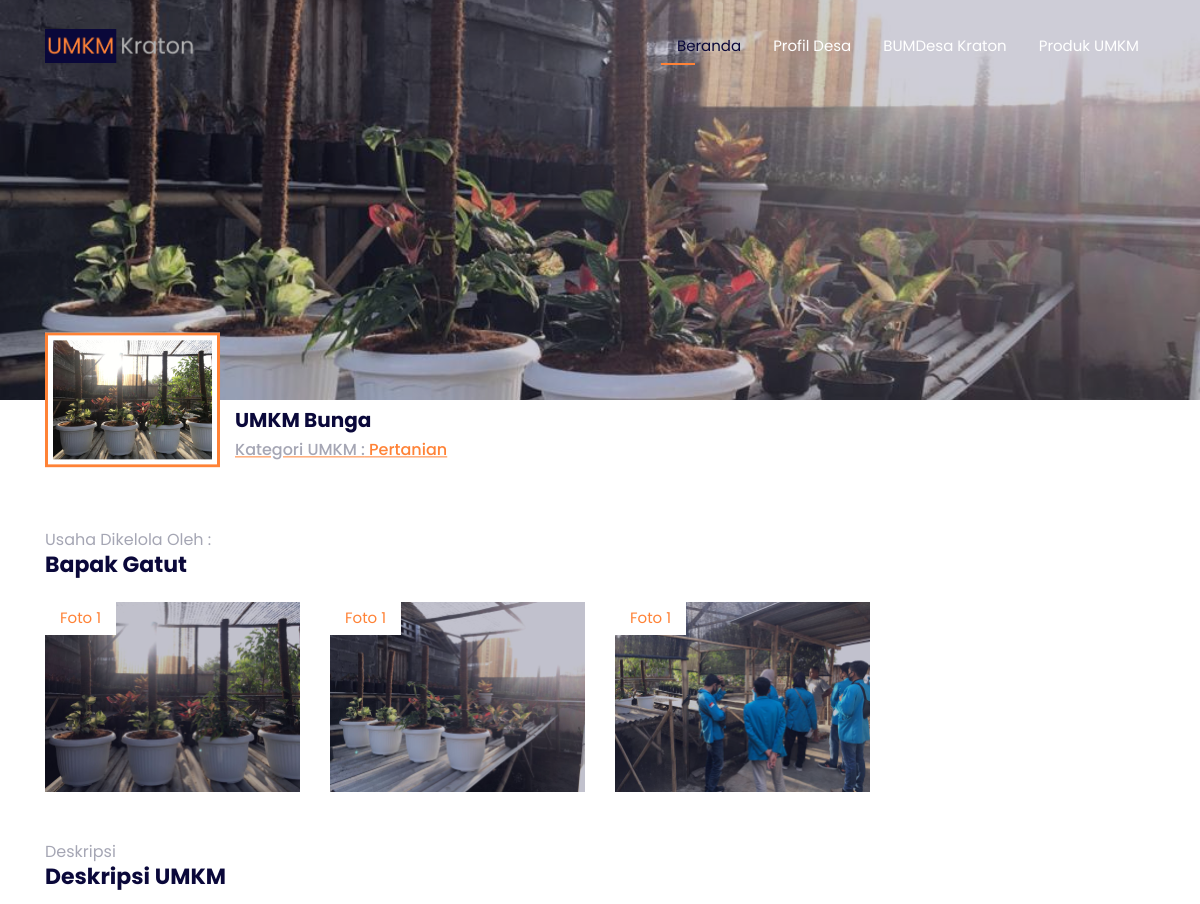
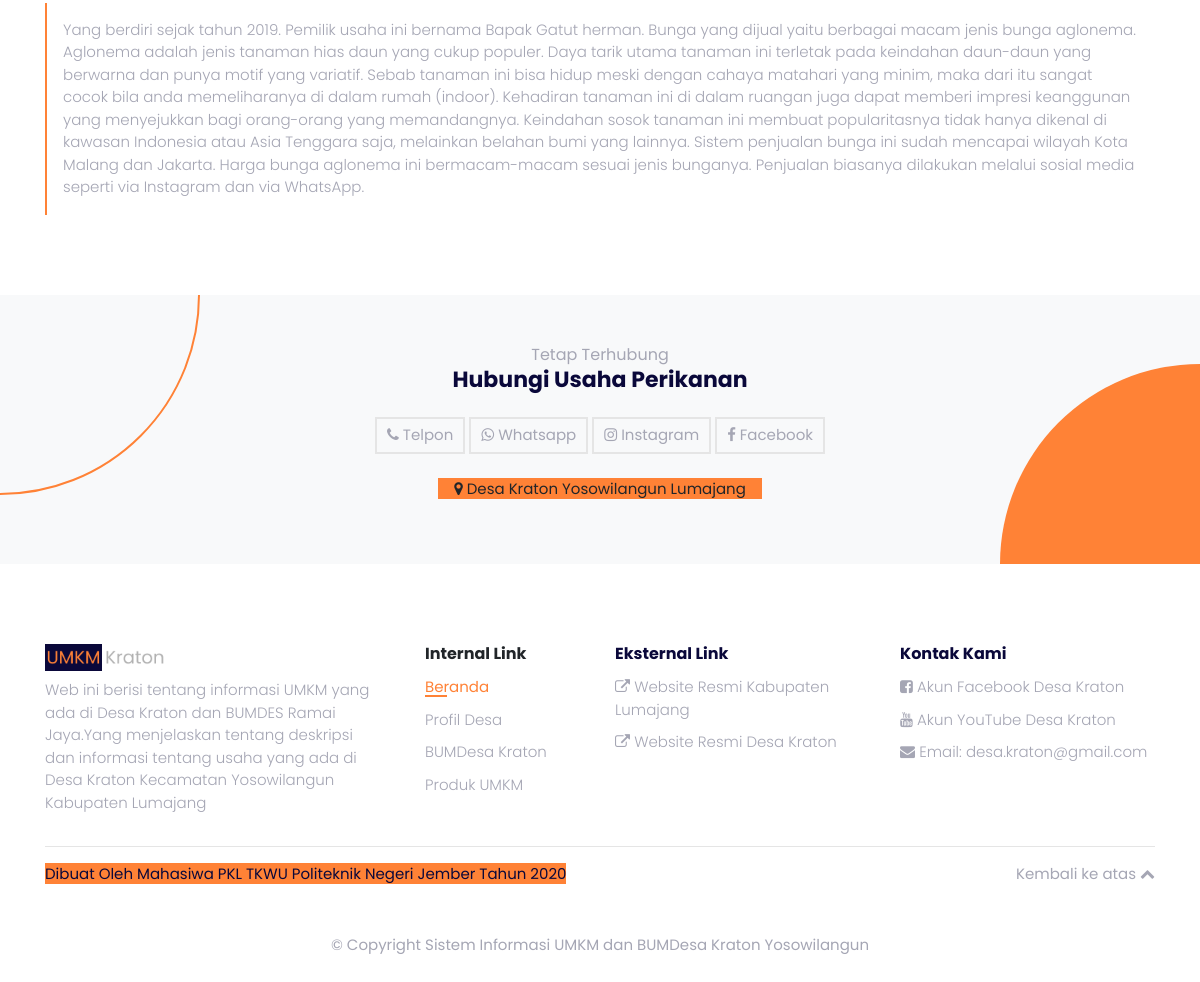
The page /umkm/3/umkm-bunga on the database its author committed (2 pictures, top to bottom).
### tables this page shows
CREATE TABLE `umkm` (
  `id_umkm` int(11) NOT NULL,
  `nama_umkm` varchar(35) NOT NULL,
  `id_kategori` int(5) NOT NULL,
  `deskripsi` text NOT NULL,
  `profil` varchar(128) NOT NULL,
  `sampul` varchar(128) NOT NULL,
  `images` varchar(128) NOT NULL,
  `nama_pemilik` varchar(25) NOT NULL,
  `no_hp` varchar(14) NOT NULL,
  `whatsapp` varchar(14) NOT NULL,
  `fb` varchar(35) NOT NULL,
  `instagram` varchar(20) NOT NULL
);

CREATE TABLE `kategori` (
  `id_kategori` int(11) NOT NULL,
  `nama_kategori` varchar(20) NOT NULL
);

### application/libraries/Template.php (called while the page is built, shortened)
<?php if ( ! defined('BASEPATH')) exit('No direct script access allowed');
class Template {
		var $template_data = array();
		function set($name, $value)
		{
			$this->template_data[$name] = $value;
		}
		function front($view = '' , $view_data = array(), $return = FALSE)
		{
			$this->CI =& get_instance();
			$this->set('contents', $this->CI->load->view($view, $view_data, TRUE));
			return $this->CI->load->view("frontend/common/template", $this->template_data, $return);
		}
}

### application/controllers/Home.php (called while the page is built, shortened)
<?php
class Home extends CI_Controller {
    public function detail_umkm($id)
    {
        $data['umkm'] = $this->common->getData('u.*,k.nama_kategori','umkm u',['kategori k','u.id_kategori = k.id_kategori'],['id_umkm' => $id],'','')[0];
        $this->template->front('frontend/pages/detail', $data);
    }
}

### index.php (called while the page is built, shortened)
<?php
require_once BASEPATH.'core/CodeIgniter.php';

### application/models/Common.php (called while the page is built, shortened)
<?php
class Common extends CI_Model {
    public function getData($select,$tb,$join,$filter,$order,$group_by="")
    {
        $sql = $this->db->select($select);
        if($join!="") {
            for($i=0;$i<count($join);$i++){
                if($i%2!=0){
                    $sql = $this->db->join($join[$i-1],$join[$i]);
                }
            }
        }
        if($filter!=""){
            $sql = $this->db->where($filter);
        }
        if(is_array($tb)){
            $sql = $this->db->get($tb[0],$tb[1],$tb[2]);
        }
        else{
            $sql = $this->db->get($tb);
        }
        return $sql->result_array();
    }
}

### application/views/frontend/pages/detail.php (the view, shortened to what this page needs)
<?php
    $img = explode('|',$umkm['images']);
?>
    <section id="detail">
      <div class="sampul">
        <div
          class="img-sampul"
          style="background:url('<?php echo base_url()."assets/img/umkm/".$umkm['sampul'] ?>')"
        ></div>
        <div class="container custom">
          <div class="row align-items-end">
            <div class="col-md-2 pr-0">
              <img src="<?php echo base_url()."assets/img/umkm/".$umkm['profil'] ?>" alt="" class='img-profil'  />
            </div>
            <div class="col-md-10">
                <h5 class="font-weight-bold color-purple"><?php echo $umkm['nama_umkm'] ?></h5>
                <h6 class="color-orange"> <u><span class="color-grey"> Kategori UMKM :</span> <?php echo $umkm['nama_kategori'] ?></u></h6>
            </div>
          </div>
        </div>
        </div>
      <div class="container custom section-space mt-5">
        <div class="row">
          <div class="col-auto">
              <div class="subtitle">Usaha Dikelola Oleh :</div>
              <h3 class="title"><?php echo $umkm['nama_pemilik'] ?></h3>
          </div>
        </div>
          <div class="row mt-3">
            <?php
                foreach ($img as $key => $value) {
            ?>
            <div class="col-md-3">
              <div class="foto img-scale" data-id="<?php echo $key ?>">
                <div class="img">
                  <img
                    src="<?php echo base_url()."assets/img/umkm/".$value ?>"
                    alt=""
                    class="img-fluid"
                  />
                  <div class="layer"></div>
                  <div class="sticky-title">Foto 1</div>
                </div>
              </div>
            </div>
            <?php } ?>
          </div>
          <div class="row mt-5">
              <div class="col-auto">
                  <div class="subtitle">Deskripsi</div>
                  <h3 class="title">Deskripsi UMKM</h3>
              </div>
          </div>
          <div class="row">
            <div class="col-md-12">
                <div class="alert-orange mt-2">
                    <?php echo $umkm['deskripsi'] ?>
                </div>
            </div>
          </div>
      </div>
    </section>
    <div class="bg-light py-5 relative-hidden">
        <div class="circle circle-top"></div>
        <div class="circle circle-bottom"></div>
      <div class="container custom">
        <div class="row">
          <div class="col-12 text-center">
              <div class="mb-4">
                <div class="subtitle">Tetap Terhubung</div>
                <h3 class="title">Hubungi Usaha Perikanan</h3>
              </div>
            </div>
        </div>
        <div class="row">
          <div class="col-md-12 text-center">
            <a class="btn-border" href=''><span class="fa fa-phone"></span> Telpon </a>
            <a class="btn-border" href='https://wa.me/<?php echo $umkm['no_hp'] ?>?text=Halo, <?php echo $umkm['nama_umkm'] ?>. Saya ingin bertanya...'><span class="fa fa-whatsapp"></span> Whatsapp </a>
            <a class="btn-border" href='<?php echo $umkm['instagram'] ?>'><span class="fa fa-instagram"></span> Instagram </a>
            <a class="btn-border" href='<?php echo $umkm['fb'] ?>'><span class="fa fa-facebook"></span> Facebook </a>
            <p class="mt-4"><span class="bg-orange px-3"> <span class="fa fa-map-marker"></span> Desa Kraton Yosowilangun Lumajang</span></p>
          </div>
        </div>
      </div>
    </div>

### assets/frontend/css/custom.css (style rules this page uses)
:root { --purple: #0a083a; --softPurple: #c9c7f8; --softGrey: #e5e5e5; --grey: #a5a6b4; --blue: #175cff; --lightBlue: #c7e7ec; --orange: #ff8236; --light: 300; --regular: 400; --semiBold: 600; --bold: 700; }
.bg-orange { background: var(--orange) !important; }
.color-orange { color: var(--orange) !important; }
.color-purple { color: var(--purple) !important; }
.color-grey { color: var(--grey) !important; }
body { font-family: "Poppins", sans-serif; font-size: 15px; }
@media (min-width: 1200px) { .container.custom { min-width: 88% !important; } }
.section-space { padding-top: 5rem; padding-bottom: 5rem; }
.img-scale .img { position: relative; overflow: hidden; }
.img-scale .img img { transition: all.5s ease; -webkit-transition: all.5s ease; -moz-transition: all.5s ease; -o-transition: all.5s ease; height: 190px; width: 100%; }
.layer { background: rgba(10, 8, 58, 0.25); position: absolute; width: 100%; height: 100%; top: 0; left: 0; }
.img-scale .img .sticky-title { position: absolute; left: 0; top: 0; background: white; padding: 5px 15px; color: var(--orange); font-size: 15px; font-weight: normal; }
.title { color: var(--purple); font-size: 22px; font-weight: bold; }
.subtitle { color: var(--grey); font-size: 16px; }
.btn-border { border: 2px solid var(--softGrey); color: var(--grey); padding: 5px 10px; transition: all.5s ease; display: inline-block; }
.relative-hidden { position: relative; overflow: hidden; }
.circle { position: absolute; width: 400px; height: 400px; }
.circle.circle-top { top: 0; left: 0; border-radius: 100%; transform: translate(-50%, -50%); border: 2px solid var(--orange); }
.circle.circle-bottom { background: var(--orange); bottom: 0; right: 0; border-radius: 100%; transform: translate(50%, 50%); }
.alert-orange { padding: 1rem; border-left: 2px solid var(--orange); color: var(--grey); font-weight: var(--light); }
.foto { position: relative; cursor: pointer; }
.sampul { height : 400px; position: relative; }
.sampul::before { content : ''; background: rgba(10, 8, 58, .2); position: absolute; width : 100%; height : 100%; left : 0; top : 0; }
.img-sampul { width : 100%; height : 100%; background-size: cover !important; background-position: center !important; background-repeat: no-repeat !important; }
.sampul .container { position: relative; transform: translateY(-50%); }
.sampul .img-profil { width : 100%; background: white; border : 3px solid var(--orange); padding : 5px; }

### rows shown on the page
umkm: sampul (picture), profil (picture), nama_umkm "UMKM Bunga", id_kategori.nama_kategori "Pertanian", nama_pemilik "Bapak Gatut", deskripsi "Yang berdiri sejak tahun 2019. Pemilik usaha ini bernama Bapak Gatut herman. Bunga yang dijual yaitu berbagai macam jenis bunga aglonema. Aglonema adalah jenis tanaman hias daun yang cukup populer. Daya tarik utama tanaman ini terletak pada keindahan daun-daun yang berwarna dan punya motif yang variatif. Sebab tanaman ini bisa hidup meski dengan cahaya matahari yang minim, maka dari itu sangat cocok bila anda memeliharanya di dalam rumah (indoor). Kehadiran tanaman ini di dalam ruangan juga dapat memberi impresi keanggunan yang menyejukkan bagi orang-orang yang memandangnya. Keindahan sosok tanaman ini membuat popularitasnya tidak hanya dikenal di kawasan Indonesia atau Asia Tenggara saja,…"
